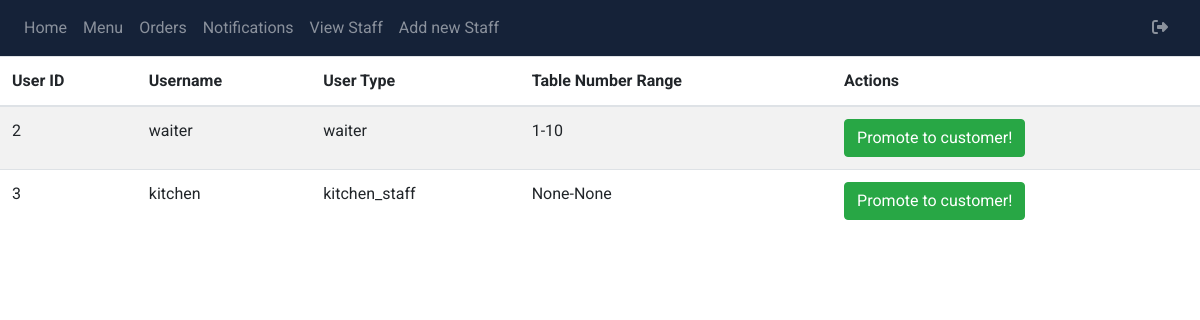
Page /manager/view-staff (signed in) on the committed database.
### packages/models.py (models this page shows, shortened)
class User(db.Model):
    __tablename__ = "users"
    id = db.Column(db.Integer, primary_key = True, autoincrement = True)
    username = db.Column(db.String(100), unique = True, nullable = False)
    password = db.Column(db.String(1000), nullable = False)
    user_type = db.Column(db.Enum('customer', 'waiter', 'kitchen_staff','admin', name='user_type'), nullable = False)
    table_number = db.Column(db.Integer)
    table_number_start = db.Column(db.Integer)
    table_number_end = db.Column(db.Integer)

### admin/admin.py (the view)
@admin.route('view-staff', methods = ['GET', 'POST'])
@admin_required
def viewStaff():
    users = User.query.filter(User.user_type.in_(['waiter', 'kitchen_staff'])).all()
    return render_template('admin-view-staff.html', users = users)

### admin/static/functions/admin_functions.py (called while the page is built, shortened)
def admin_required(func):
    @functools.wraps(func)
    def wrapper(*args, **kwargs):
        return func(*args, **kwargs)
    return wrapper

### admin/templates/admin-view-staff.html
{% extends "base.html" %} {% block title %}Display all Staff{% endblock %}
{% block content %}
<table class="table table-striped">
  <thead>
    <tr>
      <th>User ID</th>
      <th>Username</th>
      <th>User Type</th>
      <th>Table Number Range</th>
      <th>Actions</th>
    </tr>
  </thead>
  <tbody>
    {% for user in users %}
      <tr>
        <td>{{ user.id }}</td>
        <td>{{ user.username }}
        <td>{{ user.user_type }}</td>
        <td>{{ user.table_number_start}}-{{ user.table_number_end}}</td>
        <td>
            <form action="{{ url_for('admin.fireStaff', staff_id = user.id) }}" method="post">
                <button type="submit" class="btn btn-success"> Promote to customer! </button>
            </form>
        </td>
      </tr>
    {% endfor %}
  </tbody>
</table>
{%endblock%}

### templates/base.html (style rules this page uses)
* { font-family: 'Roboto', sans-serif; }

### rows in the picture
User: id "2", username "waiter", user_type "waiter", table_number_start "1", table_number_end "10"
User: id "3", username "kitchen", user_type "kitchen_staff", table_number_start "None", table_number_end "None"
